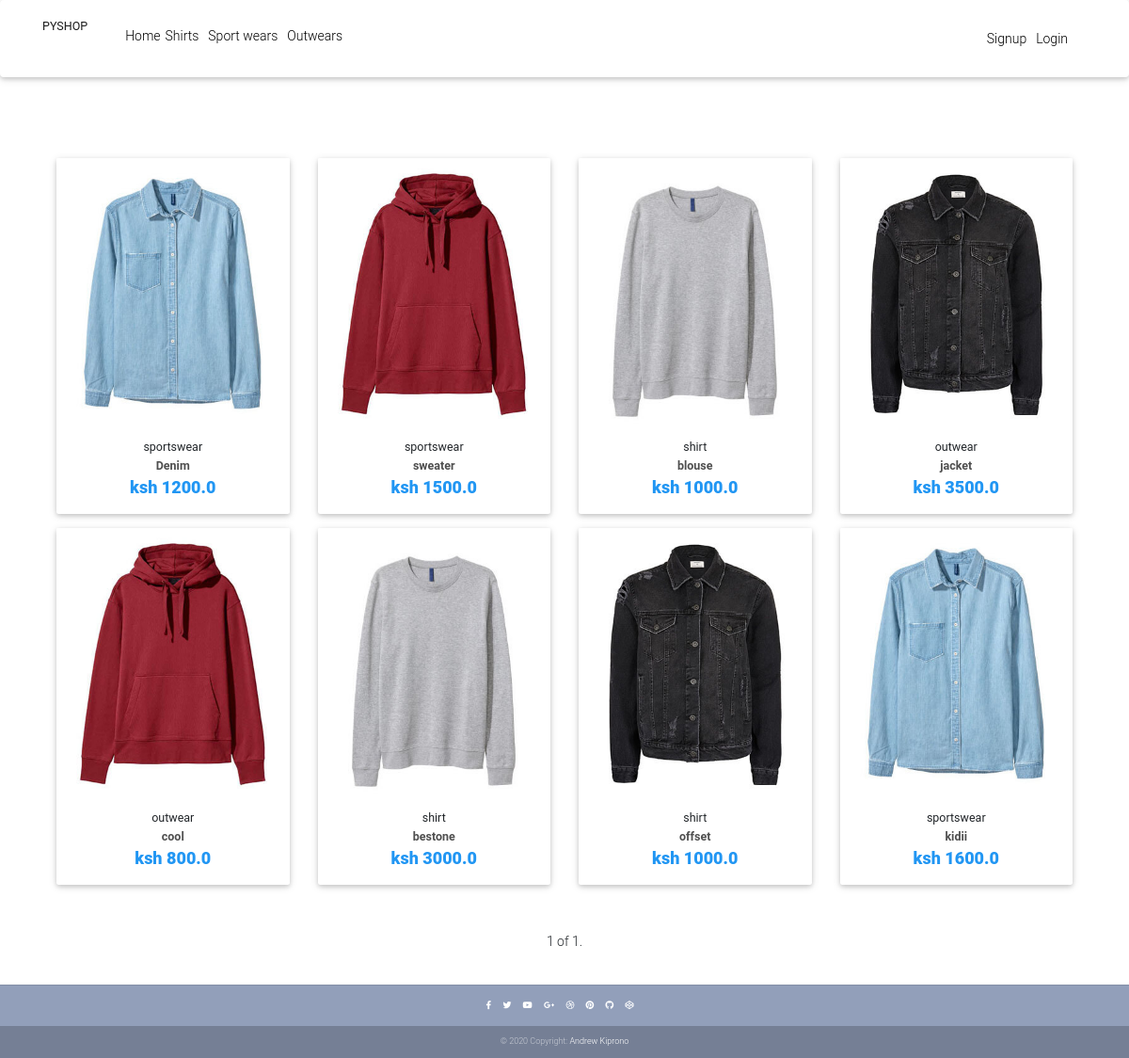
The page / on the database its author committed.
### pyshop/models.py (models this page shows, shortened)
class Product(models.Model):
    name=models.CharField(max_length=60)
    category=models.CharField(max_length=10,choices=CATEGORY)
    photo=models.ImageField(upload_to='images')
    price_is=models.FloatField()
    describtion=models.TextField()
    price_was=models.FloatField()
    slug=models.SlugField()

### pyshop/views.py (the view)
# urls.py: 2. Add a URL to urlpatterns:  path('', views.home, name='home')
def home(request):
    products=Product.objects.all()
    paginator = Paginator(products,8 )
    page_number = request.GET.get('page')
    page_obj = paginator.get_page(page_number)
    return render (request,'home.html',{'page_obj': page_obj})

### pyshop/templates/home.html (shortened to what this page needs)
{% extends 'base.html' %}
{% block content %}
<!DOCTYPE html>
<html lang="en">
{% load static %}
<head>
  <link rel="stylesheet" href="https://use.fontawesome.com/releases/v5.11.2/css/all.css">
  <link href=" {% static 'css/bootstrap.min.css' %} " rel="stylesheet">
  <link href=" {% static 'css/mdb.min.css' %} " rel="stylesheet">
  <link href=" {% static 'css/style.min.css' %} " rel="stylesheet">
</head>
<body>
  <main>
    <br>
    <br>
    <br>
    <br><br>
    <div class="container">
      <section class="text-center mb-4">
        <div class="row wow fadeIn">
          {% for p in page_obj %}
          <div class="col-lg-3 col-md-6 mb-4">
            <div class="card">
              <div class="view overlay">
                <img src=" {{p.photo.url}} " class="card-img-top" alt="">
              </div>
              <div class="card-body text-center">
                <h5> {{p.category}} </h5>
                <h5>
                  <strong>
                    <a href=" {% url 'product' p.slug %} " class="dark-grey-text">{{p.name}}
                    </a>
                  </strong>
                </h5>
                <h4 class="font-weight-bold blue-text">
                  <strong> ksh {{p.price_is}} </strong>
                </h4>
              </div>
            </div>
          </div>
          {% endfor %}
        </div>
      </section>
      <nav class="d-flex justify-content-center wow fadeIn">
        <ul class="pagination pg-blue">
          <span class="current"> {{ page_obj.number }} of {{ page_obj.paginator.num_pages }}. </span>
        </ul>
      </nav>
    </div>
  </main>
</body>
</html>
{% endblock content %}

### ecom_project/templates/base.html (shortened to what this page needs)
<!DOCTYPE html>
<html lang="">
{% load cart_tag %}
<head>
    <link href="https://maxcdn.bootstrapcdn.com/bootstrap/3.3.7/css/bootstrap.min.css" rel="stylesheet">
</head>
<body>
    <nav class="navbar fixed-top navbar-expand-lg navbar-light white scrolling-navbar">
        <div class="container">
            <a class="navbar-brand " href=" {% url 'home' %} ">
                <strong> PYSHOP </strong>
            </a>
            <div class="collapse navbar-collapse" id="navbarSupportedContent">
                <ul class="navbar-nav mr-auto">
                    <li class="nav-item">
                        <a href=" {% url 'home' %} " style="color: black;">Home
                        </a>
                    </li>
                    <li class="nav-item">
                        <a class="nav-link" href=" {% url 'shirt'  %} ">Shirts</a>
                    </li>
                    <li class="nav-item">
                        <a class="nav-link" href=" {% url 'sportswear' %} ">Sport wears</a>
                    </li>
                    <li class="nav-item">
                        <a class="nav-link" href=" {% url 'outwear' %} ">Outwears</a>
                    </li>
                </ul>
                <ul class="navbar-nav nav-flex-icons">
                    {% if user.is_authenticated %}
                    <li class="nav-item">
                        <a class="nav-link waves-effect" href=" {% url 'cart' %} ">
                            <svg width="0.5cm" height="0.5cm" viewBox="0 0 16 16" class="bi bi-cart4" fill="black"
                                xmlns="http://www.w3.org/2000/svg">
                                <path fill-rule="evenodd"
                                    d="M0 2.5A.5.5 0 0 1 .5 2H2a.5.5 0 0 1 .485.379L2.89 4H14.5a.5.5 0 0 1 .485.621l-1.5 6A.5.5 0 0 1 13 11H4a.5.5 0 0 1-.485-.379L1.61 3H.5a.5.5 0 0 1-.5-.5zM3.14 5l.5 2H5V5H3.14zM6 5v2h2V5H6zm3 0v2h2V5H9zm3 0v2h1.36l.5-2H12zm1.11 3H12v2h.61l.5-2zM11 8H9v2h2V8zM8 8H6v2h2V8zM5 8H3.89l.5 2H5V8zm0 5a1 1 0 1 0 0 2 1 1 0 0 0 0-2zm-2 1a2 2 0 1 1 4 0 2 2 0 0 1-4 0zm9-1a1 1 0 1 0 0 2 1 1 0 0 0 0-2zm-2 1a2 2 0 1 1 4 0 2 2 0 0 1-4 0z" />
                            </svg>
                            <span class="badge badge-danger badge-pill"> {{request.user|cart_total}} </span>
                        </a>
                    </li>
                    <li class="nav-item">
                        <a class="nav-link" href=" {% url 'logout'  %} " class="btn btn-warning">Logout</a>
                    </li>
                    <li class="nav-item">
                        <a class="nav-link" href="" style="float: right;" > {{user.username}} </a>
                    </li>
                    {% else %}
                    <li class="nav-item">
                        <a class="nav-link" href=" {% url 'signup'  %} " class="btn btn-danger">Signup</a>
                    </li>
                    <li class="nav-item">
                        <a class="nav-link" href=" {% url 'login'  %} " class="btn btn-success">Login</a>
                    </li>
                    {% endif %}
                </ul>
            </div>
        </div>
    </nav>
    <br><br><br>
    <div class="container">
        {% block content %}
        {% endblock content %}
    </div>
    <footer class="page-footer text-center font-small mt-4 wow fadeIn">
        <hr class="my-4">
        <div class="pb-4">
            <a href="https://www.facebook.com/mdbootstrap" target="_blank">
                <i class="fab fa-facebook-f mr-3"></i>
            </a>
            <a href="https://twitter.com/MDBootstrap" target="_blank">
                <i class="fab fa-twitter mr-3"></i>
            </a>
            <a href="https://www.youtube.com/watch?v=7MUISDJ5ZZ4" target="_blank">
                <i class="fab fa-youtube mr-3"></i>
            </a>
            <a href="https://plus.google.com/u/0/b/107863090883699620484" target="_blank">
                <i class="fab fa-google-plus-g mr-3"></i>
            </a>
            <a href="https://dribbble.com/mdbootstrap" target="_blank">
                <i class="fab fa-dribbble mr-3"></i>
            </a>
            <a href="https://pinterest.com/mdbootstrap" target="_blank">
                <i class="fab fa-pinterest mr-3"></i>
            </a>
            <a href="https://github.com/mdbootstrap/bootstrap-material-design" target="_blank">
                <i class="fab fa-github mr-3"></i>
            </a>
            <a href="http://codepen.io/mdbootstrap/" target="_blank">
                <i class="fab fa-codepen mr-3"></i>
            </a>
        </div>
        <div class="footer-copyright py-3">
            © 2020 Copyright:
            <a href="https://mdbootstrap.com/education/bootstrap/" target="_blank"> Andrew Kiprono </a>
        </div>
    </footer>
</body>
</html>

### pyshop/templates/home.html (style rules this page uses)
html, body, header, .carousel { height: 60vh; }

### rows shown on the page
Product: photo (picture), category "sportswear", name "Denim", price_is "1200.0"
Product: photo (picture), category "sportswear", name "sweater", price_is "1500.0"
Product: photo (picture), category "shirt", name "blouse", price_is "1000.0"
Product: photo (picture), category "outwear", name "jacket", price_is "3500.0"
Product: photo (picture), category "outwear", name "cool", price_is "800.0"
Product: photo (picture), category "shirt", name "bestone", price_is "3000.0"
Product: photo (picture), category "shirt", name "offset", price_is "1000.0"
Product: photo (picture), category "sportswear", name "kidii", price_is "1600.0"

### other values the page prints
{{ page_obj.number }} "1"
{{ page_obj.paginator.num_pages }} "1"
